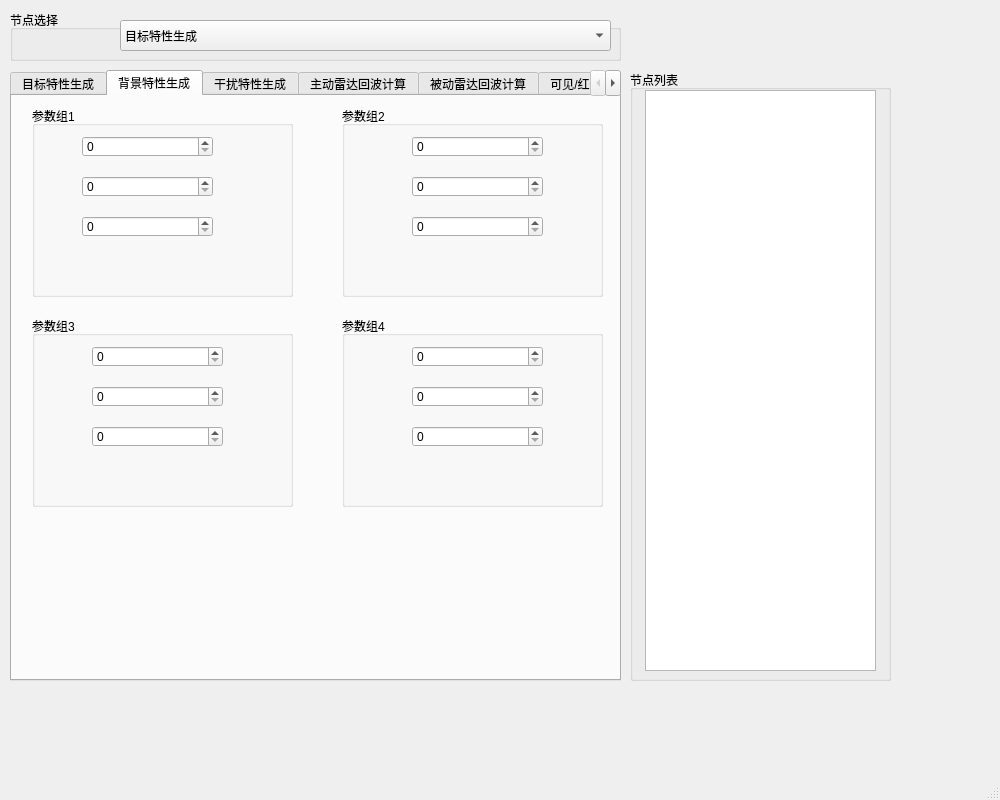
<?xml version="1.0" encoding="UTF-8"?>
<ui version="4.0">
 <class>QtWidgetsApplication2Class</class>
 <widget class="QMainWindow" name="QtWidgetsApplication2Class">
  <property name="geometry">
   <rect>
    <x>0</x>
    <y>0</y>
    <width>1000</width>
    <height>800</height>
   </rect>
  </property>
  <property name="minimumSize">
   <size>
    <width>1000</width>
    <height>800</height>
   </size>
  </property>
  <property name="maximumSize">
   <size>
    <width>1000</width>
    <height>800</height>
   </size>
  </property>
  <property name="windowTitle">
   <string>防空反导数字仿真系统平台</string>
  </property>
  <widget class="QWidget" name="centralWidget">
   <widget class="QTabWidget" name="tabWidget">
    <property name="geometry">
     <rect>
      <x>10</x>
      <y>70</y>
      <width>611</width>
      <height>611</height>
     </rect>
    </property>
    <property name="currentIndex">
     <number>1</number>
    </property>
    <widget class="QWidget" name="tab">
     <attribute name="title">
      <string>目标特性生成</string>
     </attribute>
     <widget class="QGroupBox" name="groupBox_2">
      <property name="geometry">
       <rect>
        <x>10</x>
        <y>10</y>
        <width>261</width>
        <height>191</height>
       </rect>
      </property>
      <property name="title">
       <string>参数组1</string>
      </property>
      <widget class="QSpinBox" name="spinBox">
       <property name="geometry">
        <rect>
         <x>50</x>
         <y>30</y>
         <width>131</width>
         <height>21</height>
        </rect>
       </property>
      </widget>
      <widget class="QSpinBox" name="spinBox_2">
       <property name="geometry">
        <rect>
         <x>50</x>
         <y>70</y>
         <width>131</width>
         <height>21</height>
        </rect>
       </property>
      </widget>
      <widget class="QSpinBox" name="spinBox_3">
       <property name="geometry">
        <rect>
         <x>50</x>
         <y>110</y>
         <width>131</width>
         <height>21</height>
        </rect>
       </property>
      </widget>
     </widget>
     <widget class="QGroupBox" name="groupBox_3">
      <property name="geometry">
       <rect>
        <x>10</x>
        <y>220</y>
        <width>261</width>
        <height>191</height>
       </rect>
      </property>
      <property name="title">
       <string>参数组3</string>
      </property>
      <widget class="QSpinBox" name="spinBox_7">
       <property name="geometry">
        <rect>
         <x>60</x>
         <y>30</y>
         <width>131</width>
         <height>21</height>
        </rect>
       </property>
      </widget>
      <widget class="QSpinBox" name="spinBox_8">
       <property name="geometry">
        <rect>
         <x>60</x>
         <y>70</y>
         <width>131</width>
         <height>21</height>
        </rect>
       </property>
      </widget>
      <widget class="QSpinBox" name="spinBox_9">
       <property name="geometry">
        <rect>
         <x>60</x>
         <y>110</y>
         <width>131</width>
         <height>21</height>
        </rect>
       </property>
      </widget>
     </widget>
     <widget class="QGroupBox" name="groupBox_5">
      <property name="geometry">
       <rect>
        <x>320</x>
        <y>10</y>
        <width>261</width>
        <height>191</height>
       </rect>
      </property>
      <property name="title">
       <string>参数组2</string>
      </property>
      <widget class="QSpinBox" name="spinBox_4">
       <property name="geometry">
        <rect>
         <x>70</x>
         <y>30</y>
         <width>131</width>
         <height>21</height>
        </rect>
       </property>
      </widget>
      <widget class="QSpinBox" name="spinBox_5">
       <property name="geometry">
        <rect>
         <x>70</x>
         <y>70</y>
         <width>131</width>
         <height>21</height>
        </rect>
       </property>
      </widget>
      <widget class="QSpinBox" name="spinBox_6">
       <property name="geometry">
        <rect>
         <x>70</x>
         <y>110</y>
         <width>131</width>
         <height>21</height>
        </rect>
       </property>
      </widget>
     </widget>
     <widget class="QGroupBox" name="groupBox_6">
      <property name="geometry">
       <rect>
        <x>320</x>
        <y>220</y>
        <width>261</width>
        <height>191</height>
       </rect>
      </property>
      <property name="title">
       <string>参数组4</string>
      </property>
      <widget class="QSpinBox" name="spinBox_10">
       <property name="geometry">
        <rect>
         <x>70</x>
         <y>30</y>
         <width>131</width>
         <height>21</height>
        </rect>
       </property>
      </widget>
      <widget class="QSpinBox" name="spinBox_11">
       <property name="geometry">
        <rect>
         <x>70</x>
         <y>70</y>
         <width>131</width>
         <height>21</height>
        </rect>
       </property>
      </widget>
      <widget class="QSpinBox" name="spinBox_12">
       <property name="geometry">
        <rect>
         <x>70</x>
         <y>110</y>
         <width>131</width>
         <height>21</height>
        </rect>
       </property>
      </widget>
     </widget>
     <widget class="QPushButton" name="pushButton">
      <property name="geometry">
       <rect>
        <x>210</x>
        <y>510</y>
        <width>181</width>
        <height>41</height>
       </rect>
      </property>
      <property name="text">
       <string>完成设置</string>
      </property>
     </widget>
    </widget>
    <widget class="QWidget" name="tab_2">
     <attribute name="title">
      <string>背景特性生成</string>
     </attribute>
     <widget class="QGroupBox" name="groupBox_8">
      <property name="geometry">
       <rect>
        <x>330</x>
        <y>220</y>
        <width>261</width>
        <height>191</height>
       </rect>
      </property>
      <property name="title">
       <string>参数组4</string>
      </property>
      <widget class="QSpinBox" name="spinBox_13">
       <property name="geometry">
        <rect>
         <x>70</x>
         <y>30</y>
         <width>131</width>
         <height>21</height>
        </rect>
       </property>
      </widget>
      <widget class="QSpinBox" name="spinBox_14">
       <property name="geometry">
        <rect>
         <x>70</x>
         <y>70</y>
         <width>131</width>
         <height>21</height>
        </rect>
       </property>
      </widget>
      <widget class="QSpinBox" name="spinBox_15">
       <property name="geometry">
        <rect>
         <x>70</x>
         <y>110</y>
         <width>131</width>
         <height>21</height>
        </rect>
       </property>
      </widget>
     </widget>
     <widget class="QGroupBox" name="groupBox_9">
      <property name="geometry">
       <rect>
        <x>330</x>
        <y>10</y>
        <width>261</width>
        <height>191</height>
       </rect>
      </property>
      <property name="title">
       <string>参数组2</string>
      </property>
      <widget class="QSpinBox" name="spinBox_16">
       <property name="geometry">
        <rect>
         <x>70</x>
         <y>30</y>
         <width>131</width>
         <height>21</height>
        </rect>
       </property>
      </widget>
      <widget class="QSpinBox" name="spinBox_17">
       <property name="geometry">
        <rect>
         <x>70</x>
         <y>70</y>
         <width>131</width>
         <height>21</height>
        </rect>
       </property>
      </widget>
      <widget class="QSpinBox" name="spinBox_18">
       <property name="geometry">
        <rect>
         <x>70</x>
         <y>110</y>
         <width>131</width>
         <height>21</height>
        </rect>
       </property>
      </widget>
     </widget>
     <widget class="QGroupBox" name="groupBox_4">
      <property name="geometry">
       <rect>
        <x>20</x>
        <y>220</y>
        <width>261</width>
        <height>191</height>
       </rect>
      </property>
      <property name="title">
       <string>参数组3</string>
      </property>
      <widget class="QSpinBox" name="spinBox_19">
       <property name="geometry">
        <rect>
         <x>60</x>
         <y>30</y>
         <width>131</width>
         <height>21</height>
        </rect>
       </property>
      </widget>
      <widget class="QSpinBox" name="spinBox_20">
       <property name="geometry">
        <rect>
         <x>60</x>
         <y>70</y>
         <width>131</width>
         <height>21</height>
        </rect>
       </property>
      </widget>
      <widget class="QSpinBox" name="spinBox_21">
       <property name="geometry">
        <rect>
         <x>60</x>
         <y>110</y>
         <width>131</width>
         <height>21</height>
        </rect>
       </property>
      </widget>
     </widget>
     <widget class="QGroupBox" name="groupBox_10">
      <property name="geometry">
       <rect>
        <x>20</x>
        <y>10</y>
        <width>261</width>
        <height>191</height>
       </rect>
      </property>
      <property name="title">
       <string>参数组1</string>
      </property>
      <widget class="QSpinBox" name="spinBox_22">
       <property name="geometry">
        <rect>
         <x>50</x>
         <y>30</y>
         <width>131</width>
         <height>21</height>
        </rect>
       </property>
      </widget>
      <widget class="QSpinBox" name="spinBox_23">
       <property name="geometry">
        <rect>
         <x>50</x>
         <y>70</y>
         <width>131</width>
         <height>21</height>
        </rect>
       </property>
      </widget>
      <widget class="QSpinBox" name="spinBox_24">
       <property name="geometry">
        <rect>
         <x>50</x>
         <y>110</y>
         <width>131</width>
         <height>21</height>
        </rect>
       </property>
      </widget>
     </widget>
    </widget>
    <widget class="QWidget" name="tab_3">
     <attribute name="title">
      <string>干扰特性生成</string>
     </attribute>
    </widget>
    <widget class="QWidget" name="tab_4">
     <attribute name="title">
      <string>主动雷达回波计算</string>
     </attribute>
    </widget>
    <widget class="QWidget" name="tab_5">
     <attribute name="title">
      <string>被动雷达回波计算</string>
     </attribute>
    </widget>
    <widget class="QWidget" name="tab_6">
     <attribute name="title">
      <string>可见/红外回波计算</string>
     </attribute>
    </widget>
   </widget>
   <widget class="QGroupBox" name="groupBox">
    <property name="geometry">
     <rect>
      <x>630</x>
      <y>70</y>
      <width>261</width>
      <height>611</height>
     </rect>
    </property>
    <property name="title">
     <string>节点列表</string>
    </property>
    <widget class="QListWidget" name="listWidget">
     <property name="geometry">
      <rect>
       <x>15</x>
       <y>20</y>
       <width>231</width>
       <height>581</height>
      </rect>
     </property>
    </widget>
   </widget>
   <widget class="QGroupBox" name="groupBox_7">
    <property name="geometry">
     <rect>
      <x>10</x>
      <y>10</y>
      <width>611</width>
      <height>51</height>
     </rect>
    </property>
    <property name="title">
     <string>节点选择</string>
    </property>
    <widget class="QComboBox" name="comboBox">
     <property name="geometry">
      <rect>
       <x>110</x>
       <y>10</y>
       <width>491</width>
       <height>31</height>
      </rect>
     </property>
     <item>
      <property name="text">
       <string>目标特性生成</string>
      </property>
     </item>
     <item>
      <property name="text">
       <string>背景特性生成</string>
      </property>
     </item>
     <item>
      <property name="text">
       <string>干扰特性生成</string>
      </property>
     </item>
    </widget>
   </widget>
  </widget>
  <widget class="QStatusBar" name="statusBar"/>
 </widget>
 <layoutdefault spacing="6" margin="11"/>
 <resources>
  <include location="QtWidgetsApplication2.qrc"/>
 </resources>
 <connections/>
</ui>
